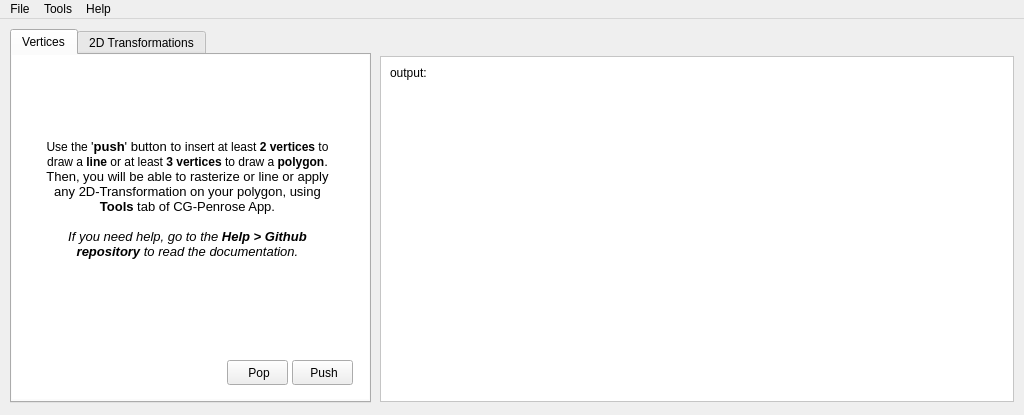
<?xml version="1.0" encoding="UTF-8"?>
<ui version="4.0">
 <class>MainWindow</class>
 <widget class="QMainWindow" name="MainWindow">
  <property name="geometry">
   <rect>
    <x>0</x>
    <y>0</y>
    <width>1024</width>
    <height>415</height>
   </rect>
  </property>
  <property name="sizePolicy">
   <sizepolicy hsizetype="Fixed" vsizetype="Fixed">
    <horstretch>0</horstretch>
    <verstretch>0</verstretch>
   </sizepolicy>
  </property>
  <property name="minimumSize">
   <size>
    <width>1024</width>
    <height>415</height>
   </size>
  </property>
  <property name="maximumSize">
   <size>
    <width>1024</width>
    <height>415</height>
   </size>
  </property>
  <property name="windowTitle">
   <string>Pensrose - 2D Polygon Transforms</string>
  </property>
  <property name="windowIcon">
   <iconset>
    <normaloff>penrose/img/icon.png</normaloff>penrose/img/icon.png</iconset>
  </property>
  <widget class="QWidget" name="centralwidget">
   <widget class="QTabWidget" name="tabWidget">
    <property name="geometry">
     <rect>
      <x>10</x>
      <y>10</y>
      <width>361</width>
      <height>374</height>
     </rect>
    </property>
    <property name="tabShape">
     <enum>QTabWidget::Rounded</enum>
    </property>
    <property name="currentIndex">
     <number>0</number>
    </property>
    <widget class="QWidget" name="tab_vertices">
     <attribute name="title">
      <string>Vertices</string>
     </attribute>
     <widget class="QPushButton" name="pushVertice">
      <property name="geometry">
       <rect>
        <x>280</x>
        <y>305</y>
        <width>61</width>
        <height>25</height>
       </rect>
      </property>
      <property name="text">
       <string> Push</string>
      </property>
      <property name="icon">
       <iconset>
        <normaloff>penrose/img/plus.png</normaloff>penrose/img/plus.png</iconset>
      </property>
      <property name="shortcut">
       <string>Ins</string>
      </property>
      <property name="checkable">
       <bool>false</bool>
      </property>
      <property name="flat">
       <bool>false</bool>
      </property>
     </widget>
     <widget class="QPushButton" name="popVertice">
      <property name="geometry">
       <rect>
        <x>215</x>
        <y>305</y>
        <width>61</width>
        <height>25</height>
       </rect>
      </property>
      <property name="text">
       <string> Pop</string>
      </property>
      <property name="icon">
       <iconset>
        <normaloff>penrose/img/cancel.png</normaloff>penrose/img/cancel.png</iconset>
      </property>
      <property name="shortcut">
       <string>Del</string>
      </property>
      <property name="checkable">
       <bool>false</bool>
      </property>
      <property name="flat">
       <bool>false</bool>
      </property>
     </widget>
     <widget class="QTableView" name="tableVertices">
      <property name="geometry">
       <rect>
        <x>-3</x>
        <y>-1</y>
        <width>361</width>
        <height>345</height>
       </rect>
      </property>
      <property name="frameShape">
       <enum>QFrame::NoFrame</enum>
      </property>
      <property name="gridStyle">
       <enum>Qt::DashLine</enum>
      </property>
     </widget>
     <widget class="QTextEdit" name="helpText">
      <property name="enabled">
       <bool>true</bool>
      </property>
      <property name="geometry">
       <rect>
        <x>20</x>
        <y>80</y>
        <width>311</width>
        <height>171</height>
       </rect>
      </property>
      <property name="frameShape">
       <enum>QFrame::NoFrame</enum>
      </property>
      <property name="readOnly">
       <bool>true</bool>
      </property>
      <property name="html">
       <string>&lt;!DOCTYPE HTML PUBLIC &quot;-//W3C//DTD HTML 4.0//EN&quot; &quot;http://www.w3.org/TR/REC-html40/strict.dtd&quot;&gt;
&lt;html&gt;&lt;head&gt;&lt;meta name=&quot;qrichtext&quot; content=&quot;1&quot; /&gt;&lt;style type=&quot;text/css&quot;&gt;
p, li { white-space: pre-wrap; }
&lt;/style&gt;&lt;/head&gt;&lt;body style=&quot; font-family:'Roboto Medium'; font-size:9pt; font-weight:400; font-style:normal;&quot;&gt;
&lt;p align=&quot;center&quot; style=&quot; margin-top:0px; margin-bottom:0px; margin-left:0px; margin-right:0px; -qt-block-indent:0; text-indent:0px;&quot;&gt;Use the &lt;span style=&quot; font-family:'Cantarell'; font-size:10pt;&quot;&gt;'&lt;/span&gt;&lt;span style=&quot; font-family:'Cantarell'; font-size:10pt; font-weight:600;&quot;&gt;push&lt;/span&gt;&lt;span style=&quot; font-family:'Cantarell'; font-size:10pt;&quot;&gt;' button to i&lt;/span&gt;nsert at least &lt;span style=&quot; font-weight:600;&quot;&gt;2 vertices&lt;/span&gt; to draw a &lt;span style=&quot; font-weight:600;&quot;&gt;line&lt;/span&gt; or at least&lt;span style=&quot; font-weight:600;&quot;&gt; 3 vertices&lt;/span&gt; to draw a &lt;span style=&quot; font-weight:600;&quot;&gt;polygon&lt;/span&gt;&lt;span style=&quot; font-family:'Cantarell'; font-size:10pt;&quot;&gt;. Then, you will be able to rasterize or line or apply any 2D-Transformation on your polygon, using &lt;/span&gt;&lt;span style=&quot; font-family:'Cantarell'; font-size:10pt; font-weight:600;&quot;&gt;Tools &lt;/span&gt;&lt;span style=&quot; font-family:'Cantarell'; font-size:10pt;&quot;&gt;tab of CG-Penrose App.&lt;/span&gt;&lt;/p&gt;
&lt;p align=&quot;center&quot; style=&quot;-qt-paragraph-type:empty; margin-top:0px; margin-bottom:0px; margin-left:0px; margin-right:0px; -qt-block-indent:0; text-indent:0px; font-family:'Cantarell'; font-size:10pt;&quot;&gt;&lt;br /&gt;&lt;/p&gt;
&lt;p align=&quot;center&quot; style=&quot; margin-top:0px; margin-bottom:0px; margin-left:0px; margin-right:0px; -qt-block-indent:0; text-indent:0px;&quot;&gt;&lt;span style=&quot; font-family:'Cantarell'; font-size:10pt; font-style:italic;&quot;&gt;If you need help, go to the &lt;/span&gt;&lt;span style=&quot; font-family:'Cantarell'; font-size:10pt; font-weight:600; font-style:italic;&quot;&gt;Help &amp;gt; Github repository&lt;/span&gt;&lt;span style=&quot; font-family:'Cantarell'; font-size:10pt; font-style:italic;&quot;&gt; to read the documentation.&lt;/span&gt;&lt;/p&gt;&lt;/body&gt;&lt;/html&gt;</string>
      </property>
     </widget>
     <zorder>tableVertices</zorder>
     <zorder>popVertice</zorder>
     <zorder>pushVertice</zorder>
     <zorder>helpText</zorder>
    </widget>
    <widget class="QWidget" name="tab_transformations">
     <property name="styleSheet">
      <string notr="true"/>
     </property>
     <attribute name="title">
      <string>2D Transformations</string>
     </attribute>
     <widget class="QGroupBox" name="boxTranslation">
      <property name="enabled">
       <bool>true</bool>
      </property>
      <property name="geometry">
       <rect>
        <x>10</x>
        <y>10</y>
        <width>161</width>
        <height>95</height>
       </rect>
      </property>
      <property name="styleSheet">
       <string notr="true"/>
      </property>
      <property name="title">
       <string>Translation</string>
      </property>
      <property name="flat">
       <bool>false</bool>
      </property>
      <property name="checkable">
       <bool>true</bool>
      </property>
      <property name="checked">
       <bool>false</bool>
      </property>
      <widget class="QDoubleSpinBox" name="translation_tx">
       <property name="geometry">
        <rect>
         <x>70</x>
         <y>30</y>
         <width>81</width>
         <height>26</height>
        </rect>
       </property>
       <property name="wrapping">
        <bool>false</bool>
       </property>
       <property name="buttonSymbols">
        <enum>QAbstractSpinBox::PlusMinus</enum>
       </property>
       <property name="decimals">
        <number>2</number>
       </property>
       <property name="minimum">
        <double>-100.000000000000000</double>
       </property>
       <property name="maximum">
        <double>100.000000000000000</double>
       </property>
      </widget>
      <widget class="QDoubleSpinBox" name="translation_ty">
       <property name="geometry">
        <rect>
         <x>70</x>
         <y>60</y>
         <width>81</width>
         <height>26</height>
        </rect>
       </property>
       <property name="buttonSymbols">
        <enum>QAbstractSpinBox::PlusMinus</enum>
       </property>
       <property name="minimum">
        <double>-100.000000000000000</double>
       </property>
       <property name="maximum">
        <double>100.000000000000000</double>
       </property>
      </widget>
      <widget class="QLabel" name="label">
       <property name="geometry">
        <rect>
         <x>40</x>
         <y>30</y>
         <width>21</width>
         <height>20</height>
        </rect>
       </property>
       <property name="text">
        <string>Tx:</string>
       </property>
       <property name="alignment">
        <set>Qt::AlignRight|Qt::AlignTrailing|Qt::AlignVCenter</set>
       </property>
      </widget>
      <widget class="QLabel" name="label_2">
       <property name="geometry">
        <rect>
         <x>40</x>
         <y>60</y>
         <width>21</width>
         <height>20</height>
        </rect>
       </property>
       <property name="text">
        <string>Ty:</string>
       </property>
       <property name="alignment">
        <set>Qt::AlignRight|Qt::AlignTrailing|Qt::AlignVCenter</set>
       </property>
      </widget>
     </widget>
     <widget class="QGroupBox" name="boxScale">
      <property name="enabled">
       <bool>true</bool>
      </property>
      <property name="geometry">
       <rect>
        <x>10</x>
        <y>110</y>
        <width>161</width>
        <height>121</height>
       </rect>
      </property>
      <property name="styleSheet">
       <string notr="true"/>
      </property>
      <property name="title">
       <string>Scale</string>
      </property>
      <property name="flat">
       <bool>false</bool>
      </property>
      <property name="checkable">
       <bool>true</bool>
      </property>
      <property name="checked">
       <bool>false</bool>
      </property>
      <widget class="QDoubleSpinBox" name="scale_sx">
       <property name="geometry">
        <rect>
         <x>70</x>
         <y>30</y>
         <width>81</width>
         <height>26</height>
        </rect>
       </property>
       <property name="buttonSymbols">
        <enum>QAbstractSpinBox::PlusMinus</enum>
       </property>
       <property name="minimum">
        <double>-100.000000000000000</double>
       </property>
       <property name="maximum">
        <double>100.000000000000000</double>
       </property>
      </widget>
      <widget class="QDoubleSpinBox" name="scale_sy">
       <property name="geometry">
        <rect>
         <x>70</x>
         <y>60</y>
         <width>81</width>
         <height>26</height>
        </rect>
       </property>
       <property name="buttonSymbols">
        <enum>QAbstractSpinBox::PlusMinus</enum>
       </property>
       <property name="minimum">
        <double>-100.000000000000000</double>
       </property>
       <property name="maximum">
        <double>100.000000000000000</double>
       </property>
      </widget>
      <widget class="QLabel" name="label_3">
       <property name="geometry">
        <rect>
         <x>40</x>
         <y>30</y>
         <width>21</width>
         <height>20</height>
        </rect>
       </property>
       <property name="text">
        <string>Sx:</string>
       </property>
       <property name="alignment">
        <set>Qt::AlignRight|Qt::AlignTrailing|Qt::AlignVCenter</set>
       </property>
      </widget>
      <widget class="QLabel" name="label_4">
       <property name="geometry">
        <rect>
         <x>40</x>
         <y>60</y>
         <width>21</width>
         <height>20</height>
        </rect>
       </property>
       <property name="text">
        <string>Sy:</string>
       </property>
       <property name="alignment">
        <set>Qt::AlignRight|Qt::AlignTrailing|Qt::AlignVCenter</set>
       </property>
      </widget>
      <widget class="QLabel" name="label_5">
       <property name="geometry">
        <rect>
         <x>10</x>
         <y>90</y>
         <width>51</width>
         <height>20</height>
        </rect>
       </property>
       <property name="toolTip">
        <string>Reference Point</string>
       </property>
       <property name="toolTipDuration">
        <number>2</number>
       </property>
       <property name="statusTip">
        <string>Reference Point</string>
       </property>
       <property name="text">
        <string>Ref.:</string>
       </property>
       <property name="alignment">
        <set>Qt::AlignRight|Qt::AlignTrailing|Qt::AlignVCenter</set>
       </property>
      </widget>
      <widget class="QComboBox" name="scale_point">
       <property name="enabled">
        <bool>false</bool>
       </property>
       <property name="geometry">
        <rect>
         <x>70</x>
         <y>90</y>
         <width>81</width>
         <height>25</height>
        </rect>
       </property>
       <property name="sizePolicy">
        <sizepolicy hsizetype="Fixed" vsizetype="Fixed">
         <horstretch>0</horstretch>
         <verstretch>0</verstretch>
        </sizepolicy>
       </property>
       <property name="minimumSize">
        <size>
         <width>81</width>
         <height>25</height>
        </size>
       </property>
       <property name="maximumSize">
        <size>
         <width>81</width>
         <height>25</height>
        </size>
       </property>
       <property name="editable">
        <bool>false</bool>
       </property>
      </widget>
     </widget>
     <widget class="QGroupBox" name="boxShearing">
      <property name="enabled">
       <bool>true</bool>
      </property>
      <property name="geometry">
       <rect>
        <x>180</x>
        <y>10</y>
        <width>161</width>
        <height>95</height>
       </rect>
      </property>
      <property name="styleSheet">
       <string notr="true"/>
      </property>
      <property name="title">
       <string>Shear</string>
      </property>
      <property name="flat">
       <bool>false</bool>
      </property>
      <property name="checkable">
       <bool>true</bool>
      </property>
      <property name="checked">
       <bool>false</bool>
      </property>
      <widget class="QDoubleSpinBox" name="shear_cx">
       <property name="geometry">
        <rect>
         <x>70</x>
         <y>30</y>
         <width>81</width>
         <height>26</height>
        </rect>
       </property>
       <property name="wrapping">
        <bool>false</bool>
       </property>
       <property name="buttonSymbols">
        <enum>QAbstractSpinBox::PlusMinus</enum>
       </property>
       <property name="decimals">
        <number>2</number>
       </property>
       <property name="minimum">
        <double>-100.000000000000000</double>
       </property>
       <property name="maximum">
        <double>100.000000000000000</double>
       </property>
      </widget>
      <widget class="QDoubleSpinBox" name="shear_cy">
       <property name="geometry">
        <rect>
         <x>70</x>
         <y>60</y>
         <width>81</width>
         <height>26</height>
        </rect>
       </property>
       <property name="buttonSymbols">
        <enum>QAbstractSpinBox::PlusMinus</enum>
       </property>
       <property name="minimum">
        <double>-100.000000000000000</double>
       </property>
       <property name="maximum">
        <double>100.000000000000000</double>
       </property>
      </widget>
      <widget class="QLabel" name="label_6">
       <property name="geometry">
        <rect>
         <x>40</x>
         <y>30</y>
         <width>21</width>
         <height>20</height>
        </rect>
       </property>
       <property name="text">
        <string>Cx:</string>
       </property>
       <property name="alignment">
        <set>Qt::AlignRight|Qt::AlignTrailing|Qt::AlignVCenter</set>
       </property>
      </widget>
      <widget class="QLabel" name="label_7">
       <property name="geometry">
        <rect>
         <x>40</x>
         <y>60</y>
         <width>21</width>
         <height>20</height>
        </rect>
       </property>
       <property name="text">
        <string>Cy:</string>
       </property>
       <property name="alignment">
        <set>Qt::AlignRight|Qt::AlignTrailing|Qt::AlignVCenter</set>
       </property>
      </widget>
     </widget>
     <widget class="QGroupBox" name="boxRotation">
      <property name="enabled">
       <bool>true</bool>
      </property>
      <property name="geometry">
       <rect>
        <x>180</x>
        <y>110</y>
        <width>161</width>
        <height>121</height>
       </rect>
      </property>
      <property name="styleSheet">
       <string notr="true"/>
      </property>
      <property name="title">
       <string>Rotation</string>
      </property>
      <property name="flat">
       <bool>false</bool>
      </property>
      <property name="checkable">
       <bool>true</bool>
      </property>
      <property name="checked">
       <bool>false</bool>
      </property>
      <widget class="QLabel" name="label_10">
       <property name="geometry">
        <rect>
         <x>20</x>
         <y>30</y>
         <width>41</width>
         <height>20</height>
        </rect>
       </property>
       <property name="text">
        <string>Angle:</string>
       </property>
       <property name="alignment">
        <set>Qt::AlignRight|Qt::AlignTrailing|Qt::AlignVCenter</set>
       </property>
      </widget>
      <widget class="QComboBox" name="rotation_vertices">
       <property name="enabled">
        <bool>false</bool>
       </property>
       <property name="geometry">
        <rect>
         <x>70</x>
         <y>90</y>
         <width>81</width>
         <height>25</height>
        </rect>
       </property>
       <property name="sizePolicy">
        <sizepolicy hsizetype="Fixed" vsizetype="Fixed">
         <horstretch>0</horstretch>
         <verstretch>0</verstretch>
        </sizepolicy>
       </property>
       <property name="minimumSize">
        <size>
         <width>81</width>
         <height>25</height>
        </size>
       </property>
       <property name="maximumSize">
        <size>
         <width>81</width>
         <height>25</height>
        </size>
       </property>
       <property name="editable">
        <bool>false</bool>
       </property>
      </widget>
      <widget class="QComboBox" name="rotation_direction">
       <property name="enabled">
        <bool>false</bool>
       </property>
       <property name="geometry">
        <rect>
         <x>70</x>
         <y>60</y>
         <width>81</width>
         <height>25</height>
        </rect>
       </property>
       <property name="sizePolicy">
        <sizepolicy hsizetype="Fixed" vsizetype="Fixed">
         <horstretch>0</horstretch>
         <verstretch>0</verstretch>
        </sizepolicy>
       </property>
       <property name="minimumSize">
        <size>
         <width>81</width>
         <height>25</height>
        </size>
       </property>
       <property name="maximumSize">
        <size>
         <width>81</width>
         <height>25</height>
        </size>
       </property>
       <property name="editable">
        <bool>false</bool>
       </property>
      </widget>
      <widget class="QLabel" name="label_13">
       <property name="geometry">
        <rect>
         <x>0</x>
         <y>60</y>
         <width>61</width>
         <height>20</height>
        </rect>
       </property>
       <property name="text">
        <string>Direction:</string>
       </property>
       <property name="alignment">
        <set>Qt::AlignRight|Qt::AlignTrailing|Qt::AlignVCenter</set>
       </property>
      </widget>
      <widget class="QSpinBox" name="rotation_angle">
       <property name="geometry">
        <rect>
         <x>70</x>
         <y>30</y>
         <width>81</width>
         <height>26</height>
        </rect>
       </property>
       <property name="buttonSymbols">
        <enum>QAbstractSpinBox::UpDownArrows</enum>
       </property>
       <property name="specialValueText">
        <string/>
       </property>
       <property name="showGroupSeparator" stdset="0">
        <bool>false</bool>
       </property>
       <property name="minimum">
        <number>0</number>
       </property>
       <property name="maximum">
        <number>360</number>
       </property>
       <property name="singleStep">
        <number>45</number>
       </property>
      </widget>
      <widget class="QLabel" name="label_8">
       <property name="geometry">
        <rect>
         <x>10</x>
         <y>90</y>
         <width>51</width>
         <height>20</height>
        </rect>
       </property>
       <property name="toolTip">
        <string>Reference Point</string>
       </property>
       <property name="toolTipDuration">
        <number>2</number>
       </property>
       <property name="statusTip">
        <string>Reference Point</string>
       </property>
       <property name="text">
        <string>Ref.:</string>
       </property>
       <property name="alignment">
        <set>Qt::AlignRight|Qt::AlignTrailing|Qt::AlignVCenter</set>
       </property>
      </widget>
     </widget>
     <widget class="QGroupBox" name="boxReflection">
      <property name="enabled">
       <bool>true</bool>
      </property>
      <property name="geometry">
       <rect>
        <x>10</x>
        <y>237</y>
        <width>151</width>
        <height>95</height>
       </rect>
      </property>
      <property name="styleSheet">
       <string notr="true"/>
      </property>
      <property name="title">
       <string>Reflection</string>
      </property>
      <property name="flat">
       <bool>false</bool>
      </property>
      <property name="checkable">
       <bool>true</bool>
      </property>
      <property name="checked">
       <bool>false</bool>
      </property>
      <widget class="QCheckBox" name="reflection_x">
       <property name="geometry">
        <rect>
         <x>70</x>
         <y>47</y>
         <width>31</width>
         <height>23</height>
        </rect>
       </property>
       <property name="text">
        <string>X</string>
       </property>
      </widget>
      <widget class="QCheckBox" name="reflection_y">
       <property name="geometry">
        <rect>
         <x>110</x>
         <y>47</y>
         <width>31</width>
         <height>23</height>
        </rect>
       </property>
       <property name="text">
        <string>Y</string>
       </property>
      </widget>
      <widget class="QLabel" name="label_11">
       <property name="geometry">
        <rect>
         <x>30</x>
         <y>47</y>
         <width>31</width>
         <height>20</height>
        </rect>
       </property>
       <property name="text">
        <string>Axes:</string>
       </property>
       <property name="alignment">
        <set>Qt::AlignRight|Qt::AlignTrailing|Qt::AlignVCenter</set>
       </property>
      </widget>
     </widget>
    </widget>
   </widget>
   <widget class="QFrame" name="outputFrame">
    <property name="geometry">
     <rect>
      <x>380</x>
      <y>37</y>
      <width>634</width>
      <height>346</height>
     </rect>
    </property>
    <property name="styleSheet">
     <string notr="true">background:white</string>
    </property>
    <property name="frameShape">
     <enum>QFrame::StyledPanel</enum>
    </property>
    <property name="frameShadow">
     <enum>QFrame::Plain</enum>
    </property>
    <widget class="QLabel" name="label_14">
     <property name="geometry">
      <rect>
       <x>10</x>
       <y>7</y>
       <width>56</width>
       <height>20</height>
      </rect>
     </property>
     <property name="text">
      <string>output:</string>
     </property>
    </widget>
   </widget>
  </widget>
  <widget class="QMenuBar" name="menubar">
   <property name="geometry">
    <rect>
     <x>0</x>
     <y>0</y>
     <width>1024</width>
     <height>20</height>
    </rect>
   </property>
   <widget class="QMenu" name="menuFile">
    <property name="title">
     <string>File</string>
    </property>
    <addaction name="separator"/>
    <addaction name="actionOpen_file"/>
    <addaction name="actionSave"/>
    <addaction name="separator"/>
    <addaction name="actionExit"/>
   </widget>
   <widget class="QMenu" name="menuHelp">
    <property name="title">
     <string>Help</string>
    </property>
    <addaction name="actionGithub_repository"/>
    <addaction name="actionAbout_this_software"/>
   </widget>
   <widget class="QMenu" name="menuTools">
    <property name="title">
     <string>Tools</string>
    </property>
    <widget class="QMenu" name="menuRender">
     <property name="title">
      <string>Polygon</string>
     </property>
     <property name="icon">
      <iconset>
       <normaloff>penrose/img/polygon.png</normaloff>penrose/img/polygon.png</iconset>
     </property>
     <addaction name="actionCompile"/>
     <addaction name="actionUpdate"/>
     <addaction name="separator"/>
    </widget>
    <widget class="QMenu" name="menuExamples_3">
     <property name="title">
      <string>Examples</string>
     </property>
     <addaction name="actionExLine01"/>
     <addaction name="actionExLine02"/>
     <addaction name="actionExLine03"/>
     <addaction name="separator"/>
     <addaction name="actionExTriangle"/>
     <addaction name="actionExSquare"/>
     <addaction name="actionExPentagon"/>
     <addaction name="actionExHexagon"/>
    </widget>
    <widget class="QMenu" name="menuRasterize_with">
     <property name="title">
      <string>Rasterize line with...</string>
     </property>
     <property name="icon">
      <iconset>
       <normaloff>penrose/img/line.png</normaloff>penrose/img/line.png</iconset>
     </property>
     <addaction name="actionSimpleLineAlgorithm"/>
     <addaction name="actionBasicIncrementalAlgorithm"/>
     <addaction name="actionBresenhamAlgorithm"/>
    </widget>
    <addaction name="menuRasterize_with"/>
    <addaction name="menuRender"/>
    <addaction name="separator"/>
    <addaction name="menuExamples_3"/>
    <addaction name="actionDynamicInput"/>
    <addaction name="actionClear"/>
   </widget>
   <addaction name="menuFile"/>
   <addaction name="menuTools"/>
   <addaction name="menuHelp"/>
  </widget>
  <action name="actionClear">
   <property name="icon">
    <iconset>
     <normaloff>penrose/img/new.png</normaloff>penrose/img/new.png</iconset>
   </property>
   <property name="text">
    <string>Clear data</string>
   </property>
   <property name="toolTip">
    <string>Clears all entered data</string>
   </property>
   <property name="shortcut">
    <string>Ctrl+N</string>
   </property>
  </action>
  <action name="actionOpen_file">
   <property name="icon">
    <iconset>
     <normaloff>penrose/img/open.png</normaloff>penrose/img/open.png</iconset>
   </property>
   <property name="text">
    <string>Open file</string>
   </property>
   <property name="shortcut">
    <string>Ctrl+O</string>
   </property>
  </action>
  <action name="actionSave">
   <property name="icon">
    <iconset>
     <normaloff>penrose/img/save.png</normaloff>penrose/img/save.png</iconset>
   </property>
   <property name="text">
    <string>Save</string>
   </property>
   <property name="shortcut">
    <string>Ctrl+S</string>
   </property>
  </action>
  <action name="actionExit">
   <property name="icon">
    <iconset>
     <normaloff>penrose/img/close.png</normaloff>penrose/img/close.png</iconset>
   </property>
   <property name="text">
    <string>Exit</string>
   </property>
  </action>
  <action name="actionGithub_repository">
   <property name="icon">
    <iconset>
     <normaloff>penrose/img/github.png</normaloff>penrose/img/github.png</iconset>
   </property>
   <property name="text">
    <string>Github repository</string>
   </property>
  </action>
  <action name="actionAbout_this_software">
   <property name="icon">
    <iconset>
     <normaloff>penrose/img/doc.png</normaloff>penrose/img/doc.png</iconset>
   </property>
   <property name="text">
    <string>About</string>
   </property>
   <property name="shortcut">
    <string>F1</string>
   </property>
  </action>
  <action name="actionCompile">
   <property name="icon">
    <iconset>
     <normaloff>penrose/img/settings.png</normaloff>penrose/img/settings.png</iconset>
   </property>
   <property name="text">
    <string>Render</string>
   </property>
   <property name="shortcut">
    <string>F4</string>
   </property>
  </action>
  <action name="actionUpdate">
   <property name="enabled">
    <bool>false</bool>
   </property>
   <property name="icon">
    <iconset>
     <normaloff>penrose/img/update.png</normaloff>penrose/img/update.png</iconset>
   </property>
   <property name="text">
    <string>Apply transforms</string>
   </property>
   <property name="shortcut">
    <string>F5</string>
   </property>
  </action>
  <action name="actionSquare">
   <property name="text">
    <string>Square</string>
   </property>
  </action>
  <action name="actionTriangle">
   <property name="text">
    <string>Triangle</string>
   </property>
  </action>
  <action name="actionLine_01">
   <property name="text">
    <string>Hexagon</string>
   </property>
  </action>
  <action name="actionLine_02">
   <property name="text">
    <string>Line 01</string>
   </property>
  </action>
  <action name="actionLine_03">
   <property name="text">
    <string>Line 02</string>
   </property>
  </action>
  <action name="actionLine_4">
   <property name="text">
    <string>Line 03</string>
   </property>
  </action>
  <action name="actionExTriangle">
   <property name="text">
    <string>Triangle</string>
   </property>
  </action>
  <action name="actionExSquare">
   <property name="text">
    <string>Square</string>
   </property>
  </action>
  <action name="actionExPentagon">
   <property name="text">
    <string>Pentagon</string>
   </property>
  </action>
  <action name="actionExHexagon">
   <property name="text">
    <string>Hexagon</string>
   </property>
  </action>
  <action name="actionSimpleLineAlgorithm">
   <property name="text">
    <string>Simple Line Algorithm</string>
   </property>
  </action>
  <action name="actionBresenhamAlgorithm">
   <property name="text">
    <string>Bresenham Algorithm</string>
   </property>
  </action>
  <action name="actionExLine01">
   <property name="text">
    <string>Line 01</string>
   </property>
  </action>
  <action name="actionExLine02">
   <property name="text">
    <string>Line 02</string>
   </property>
  </action>
  <action name="actionExLine03">
   <property name="text">
    <string>Line 03</string>
   </property>
  </action>
  <action name="actionBasicIncrementalAlgorithm">
   <property name="text">
    <string>Basic Incremental Algorithm</string>
   </property>
  </action>
  <action name="actionAutomaticRender">
   <property name="checkable">
    <bool>true</bool>
   </property>
   <property name="checked">
    <bool>true</bool>
   </property>
   <property name="text">
    <string>Automatic Rendering</string>
   </property>
  </action>
  <action name="actionDynamicInput">
   <property name="checkable">
    <bool>true</bool>
   </property>
   <property name="checked">
    <bool>true</bool>
   </property>
   <property name="text">
    <string>Dynamic Input</string>
   </property>
  </action>
 </widget>
 <resources/>
 <connections/>
</ui>
